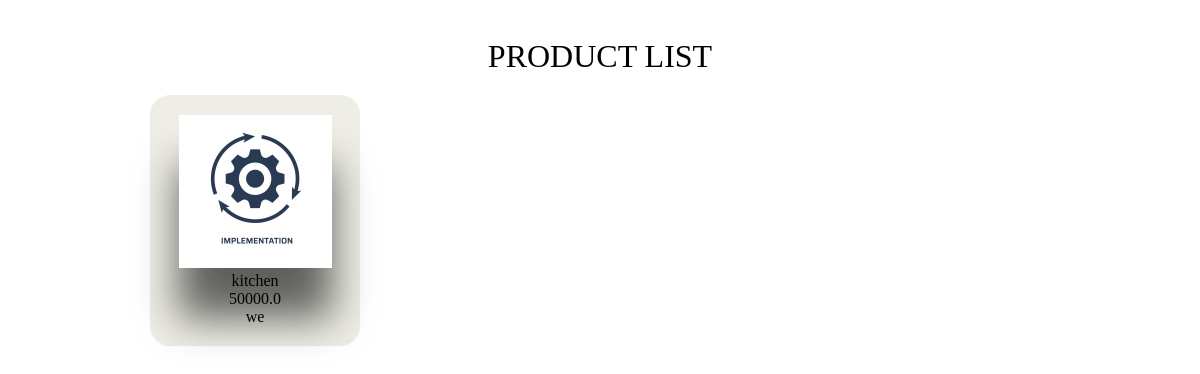
Before: /prod with the older database file.
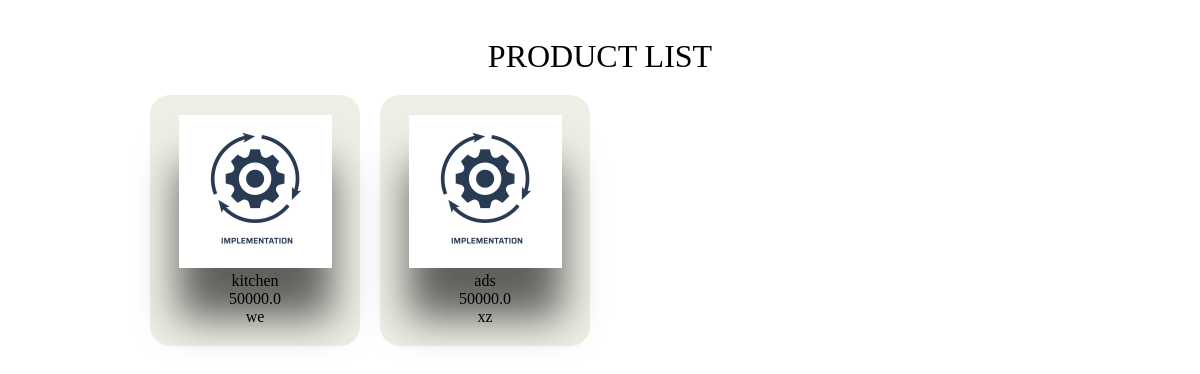
After: the same page with the newer database file.
### app.py (models this page shows, shortened)
class Product(db.Model):
    id = db.Column(db.Integer, primary_key=True)
    name = db.Column(db.String(100), nullable=False)
    price = db.Column(db.Float, nullable=False)
    image = db.Column(db.String(100), nullable=False)
    description = db.Column(db.Text, nullable=False)
    likes = db.Column(db.Integer, default=0)

### app.py (the view)
@app.route('/prod')
def p_page():
    products = Product.query.all()
    return render_template('prod.html', products=products)

### templates/prod.html (shortened to what this page needs)
<!DOCTYPE html>
<html lang="en">
<head>
</head>
<body>
    <div class="container">
        <div class="title">PRODUCT LIST</div>
        <div class="listProduct">
            {% for product in products %}
            <div class="item">
                <img src="{{ url_for('uploaded_file', filename=product.image) }}" alt="{{ product.name }}">
                <div>{{ product.name }}</div>
                <div>{{ product.price }}</div>
                <div>{{ product.description }}</div>
            </div>
            {% endfor %}
        </div>
    </div>
</body>
</html>

### templates/prod.html (style rules this page uses)
.container { width: 900px; margin: auto; max-width: 90vw; text-align: center; padding-top: 10px; }
.title { font-size: xx-large; padding: 20px 0; }
.listProduct .item img { width: 90%; filter: drop-shadow(0 50px 20px #0009); }
.listProduct { display: grid; grid-template-columns: repeat(4, 1fr); gap: 20px; }
.listProduct .item { background-color: #EEEEE6; padding: 20px; border-radius: 20px; }

Changed rows visible on the page:
added Product: image (picture), name "ads", price "50000.0", description "xz"
